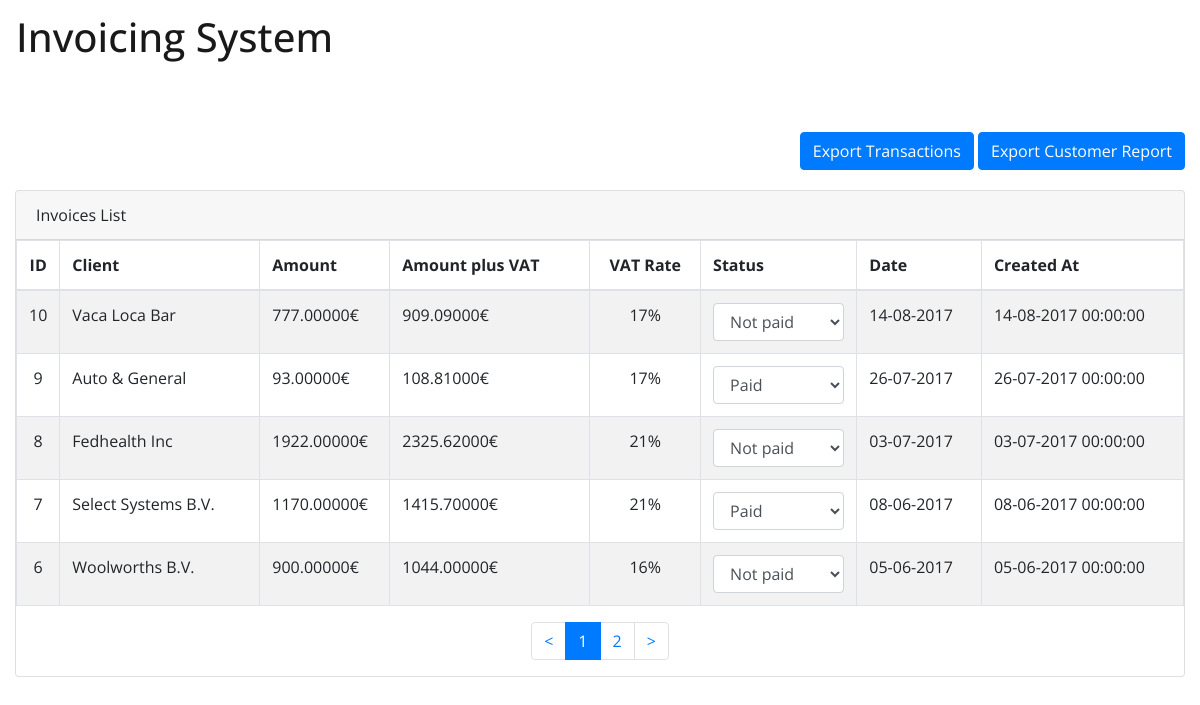
The page / on the database its author committed.
### tables this page shows
CREATE TABLE `invoices` (
  `id` int(11) NOT NULL,
  `client` varchar(255) DEFAULT NULL,
  `invoice_amount` decimal(15,5) DEFAULT NULL,
  `invoice_amount_plus_vat` decimal(15,5) DEFAULT NULL,
  `vat_rate` decimal(15,5) DEFAULT NULL,
  `invoice_status` enum('paid','unpaid') DEFAULT NULL,
  `invoice_date` date DEFAULT NULL,
  `created_at` timestamp NULL DEFAULT NULL
);

### site/index.php (called while the page is built, shortened)
<?php
	$app_area = "site";
	$app = new Core\App($app_area);
	include "../app/views/site/main/index.tpl.php";
?>

### app/libs/Common/View.php (called while the page is built, shortened)
<?php
	class View
	{
		public static $file;
		public static $content;
		public static function set($view, $content = []){
			self::$content = $content;
			$path = "../app/views/".$view.".tpl.php";
			if(file_exists($path)) self::$file = $path; else return false;
		}
		public static function render(){
			$content = (object) self::$content;
			include self::$file;
		}
	}
?>

### app/core/Database.php (called while the page is built, shortened)
<?php
	class Database extends PDO
	{
		static protected $db = null;
		public static $statement = "";
		public static function config($hostname, $dbname, $username, $password){
			if(self::$db === null){
				try{
		            self::$db = new PDO("mysql:host=" . $hostname . ";dbname=" . $dbname, $username, $password);
		        }catch (PDOException $e){
		            self::$db = null;
		            die($e->getMessage());
		        }
	        }
		}
		public static function q($query, $parameters = []){
			try {
				self::$statement = self::$db->prepare($query);
				self::$statement->execute();
				return self::$statement;
			} catch (Exception $e) {
				echo 'Caught exception: ',  $e->getMessage(), "\n";
			}
		}
	}
?>

### app/models/Common/Invoice.php (called while the page is built, shortened)
<?php
	class Invoice extends Database
	{
		public static function getAllWithOffsetAndLimit($offset, $limit){
			$invoices = parent::q("
				SELECT SQL_CALC_FOUND_ROWS *, DATE_FORMAT(invoice_date, '%d-%m-%Y') AS invoice_date, DATE_FORMAT(created_at, '%d-%m-%Y %H:%i:%s') AS created_at, FORMAT(vat_rate, 0) AS vat_rate
				FROM invoices
				ORDER BY UNIX_TIMESTAMP(created_at) DESC
				LIMIT $offset, $limit
			")->fetchAll(parent::FETCH_ASSOC);
			return [
				"invoices" => $invoices,
				"number_of_rows" => parent::$db->query('SELECT FOUND_ROWS()')->fetchColumn()
			];
		}
	}
?>

### app/controllers/Site/homepage.php (called while the page is built, shortened)
<?php
	class Homepage
	{
		public function index(){
			$limit = 5;
			$page = isset($_GET['page']) ? $_GET['page'] : 1;
			$pagination = new Pagination($page, $limit);
			$invoices_and_number_of_rows = Invoice::getAllWithOffsetAndLimit($pagination->offset, $pagination->limit);
		}
	}
?>

### app/core/App.php (called while the page is built, shortened)
<?php
	class App
	{
		public $controller, $method = "index", $params = [], $app_data, $controller_name, $method_name = "index";
		public function __construct($app_area){
			$url = $this->parseUrl();
			$this->controller = new $class;
			$this->params = $url ? array_values($url) : [];
			call_user_func_array([$this->controller, $this->method], $this->params);
		}
	}
?>

### app/libs/Common/Pagination.php (called while the page is built, shortened)
<?php
	class Pagination{
		public $page, $limit, $offset, $pages;
		public function __construct($page, $limit){
			$this->page = $page;
			$this->limit = $limit;
			$this->offset = ($this->page > 1) ? ($this->page * $limit) - $limit : 0;
		}
		public function setPages($total){
			$this->pages = ceil($total / $this->limit);
		}
	}
?>

### app/views/site/pages/homepage.tpl.php (the view)
<div class="row" id="page-top-buttons-wrapper">
	<div class="col-12 text-right">
		<a href="/export/transactions" class="btn btn-primary">Export Transactions</a>
		<a href="/export/customer_report" class="btn btn-primary">Export Customer Report</a>
	</div>
</div>
<div class="row">
	<div class="col-12">
		<div class="card">
			<div class="card-header">Invoices List</div>
			<div class="card-block">
				<div class="table-responsive">
					<table class="table table-striped table-bordered table-hover">
						<thead>
							<tr>
								<th class="text-center">ID</th>
								<th width="200">Client</th>
								<th width="130">Amount</th>
								<th width="200">Amount plus VAT</th>
								<th class="text-center">VAT Rate</th>
								<th>Status</th>
								<th>Date</th>
								<th>Created At</th>
							</tr>
						</thead>
						<tbody id="invoices-list">
							<?php
								$pagination = $content->pagination;
								$invoices = $content->invoices;
								if($invoices){
									foreach($invoices as $invoice) {
							?>
										<tr>
											<td align="center" width="10"><?= $invoice['id'] ?></td>
											<td><?= $invoice['client'] ?></td>
											<td><?= $invoice['invoice_amount'] ?>€</td>
											<td><?= $invoice['invoice_amount_plus_vat']; ?>€</td>
											<td align="center"><?= $invoice['vat_rate']; ?>%</td>
											<td>
												<select class="form-control invoice-status-changer" data-invoiceid="<?= $invoice['id']; ?>">
													<option value="paid" <?= $invoice['invoice_status'] == "paid" ? "selected" : ""; ?>>Paid</option>
													<option value="unpaid" <?= $invoice['invoice_status'] == "unpaid" ? "selected" : ""; ?>>Not paid</option>
												</select>
											</td>
											<td><?= $invoice['invoice_date']; ?></td>
											<td><?= $invoice['created_at']; ?></td>
										</tr>
							<?php
								    }
							    }
							?>
						</tbody>
					</table>
				</div>
				<?php
					$number_of_pages = $pagination->pages;
					if($number_of_pages > 1){
				?>
						<ul class="pagination" id="invoice-list-pagination" data-limit="<?= $content->limit ?>">
							<li class="page-item <?= $conten->page == 1 ? 'disabled' : ''; ?>">
								<a class="page-link backward" href="javascript:"><</a>
							</li>
							<?php
								for ($i=1; $i <= $number_of_pages; $i++) {
							?>
									<li class="page-item <?= $i == $content->page ? 'active' : ''; ?>">
										<a class="page-link" href="javascript:" data-page="<?= $i ?>"><?= $i ?></a>
									</li>
							<?php
								}
							?>
							<li class="page-item <?= $content->page == $number_of_pages ? 'disabled' : ''; ?>">
								<a class="page-link forward" href="javascript:">></a>
							</li>
						</ul>
				<?php
					}
				?>
			</div>
		</div>
	</div>
</div>

### app/views/site/main/index.tpl.php (shortened to what this page needs)
<!DOCTYPE html>
<html>
	<head>
		<link rel="stylesheet" type="text/css" href="https://maxcdn.bootstrapcdn.com/font-awesome/4.7.0/css/font-awesome.min.css" />
		<link rel="stylesheet" href="https://maxcdn.bootstrapcdn.com/bootstrap/4.0.0-alpha.6/css/bootstrap.min.css" />
		<link rel="stylesheet" type="text/css" href="/site/css/styles.css" />
	</head>
	<body>
		<?php
			include "../app/views/site/main/header.tpl.php";
		?>
		<div class="container-fluid" id="wrapper">
			<?php
				Libs\Common\View::render();
			?>
		</div>
	</body>
</html>

### app/views/site/main/header.tpl.php
<nav class="navbar navbar-light bg-faded">
	<a class="navbar-brand" href="#">
		<h1>Invoicing System</h1>
	</a>
</nav>

### site/css/styles.css (style rules this page uses)
body { font-family: 'Open Sans', sans-serif; }
#wrapper { margin-top: 50px; }
#invoice-list-pagination { justify-content: center; }
#page-top-buttons-wrapper { margin-bottom: 20px; }

### rows shown on the page
invoices: id "10", client "Vaca Loca Bar", invoice_amount "777.00000", invoice_amount_plus_vat "909.09000", vat_rate "17", invoice_status+id "Not paid", invoice_date "14-08-2017", created_at "14-08-2017 00:00:00"
invoices: id "9", client "Auto & General", invoice_amount "93.00000", invoice_amount_plus_vat "108.81000", vat_rate "17", invoice_status+id "Paid", invoice_date "26-07-2017", created_at "26-07-2017 00:00:00"
invoices: id "8", client "Fedhealth Inc", invoice_amount "1922.00000", invoice_amount_plus_vat "2325.62000", vat_rate "21", invoice_status+id "Not paid", invoice_date "03-07-2017", created_at "03-07-2017 00:00:00"
invoices: id "7", client "Select Systems B.V.", invoice_amount "1170.00000", invoice_amount_plus_vat "1415.70000", vat_rate "21", invoice_status+id "Paid", invoice_date "08-06-2017", created_at "08-06-2017 00:00:00"
invoices: id "6", client "Woolworths B.V.", invoice_amount "900.00000", invoice_amount_plus_vat "1044.00000", vat_rate "16", invoice_status+id "Not paid", invoice_date "05-06-2017", created_at "05-06-2017 00:00:00"
